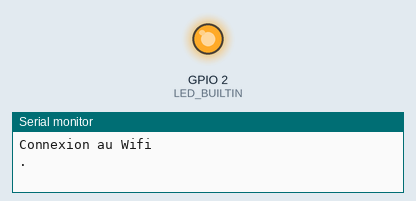
Bench run of a program on a simulated ESP8266 (NodeMCU). Parts: output pins drawn as LEDs (lit = HIGH, except the on-board LED, lit = LOW), the last lines printed to the serial monitor. WiFi joins after 1.5 s; servers stay silent unless stated; no MQTT or app messages arrive unless stated. At 3.6 s the program puts the board to deep sleep or switches it off; the recording ends there.

Above: at 0.2 s.
At 1.7 s:
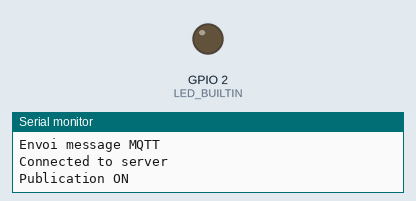
Timing chart, 0 to 3.0 s (numbered marks = the images above):
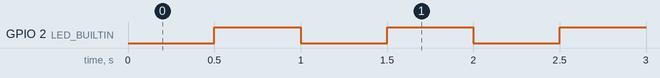

The program:

main.cpp
```cpp
#include <Arduino.h>
#include <Ticker.h>
#include <PubSubClient.h>
#include "WifiManagement.h"

const char *ssidWifi = "";
const char *passwordWifi = "";
const char *serveurMqtt = "192.168.10.200";

String nomDevice = "MobilePIR";
String categorieDevice = "Capteurs";

WiFiClient clientWifi;
IPAddress adresseIP;

PubSubClient clientMqtt(clientWifi);

Ticker ticker;

void blink()
{
  //Inversion de l'état de la led
  int state = digitalRead(LED_BUILTIN); // récupération de son état
  digitalWrite(LED_BUILTIN, !state);    // on le positionne en opposition d'état
}

void connecterAuServeurMQTT()
{
  if (clientMqtt.connect(nomDevice.c_str()))
  {
    Serial.println("Connected to server");
  }
  else
    Serial.println("I think connection failed!");
}

void envoyerLeMessageMQTT()
{
  Serial.println(F("Envoi message MQTT"));

  String topic = "Maison/" + categorieDevice + "/" + nomDevice + "/FromObject/State";
  if (!clientMqtt.connected())
  {
    connecterAuServeurMQTT();
  }
  Serial.println(F("Publication ON"));
  clientMqtt.publish(topic.c_str(), "1");
  delay(2000);
  Serial.println(F("Publication OFF"));
  clientMqtt.publish(topic.c_str(), "0");
}

void setup()
{
  // Fait clignoter la LED intégré durant la connexion au réseau WiFi - Blink Bleu Led during WiFi connexion
  pinMode(LED_BUILTIN, OUTPUT);
  ticker.attach(0.5, blink);

  Serial.begin(115200);

  adresseIP = connectToWifi(ssidWifi, passwordWifi);
  clientMqtt.setServer(serveurMqtt, 1883);

  envoyerLeMessageMQTT();

  Serial.println("Je m'endors");
  ticker.detach();
  digitalWrite(LED_BUILTIN, LOW);

  ESP.deepSleep(0);
}

void loop()
{
}
```

WifiManagement.h
```cpp
#include <ESP8266WiFi.h>

IPAddress connectToWifi(const char* ssid,const char* password)
{
    Serial.println("");
    Serial.println(F("Connexion au Wifi ") + String(ssid));

    WiFi.begin(ssid, password);

    // Tant que non connecté
    while (WiFi.status() != WL_CONNECTED)
    {
        Serial.print(".");
        delay(500);
    }

    // Connexion réussie
    IPAddress adresseIP = WiFi.localIP();
    Serial.println("");
    Serial.println(F("Connexion WiFi OK"));
    Serial.print(F("Adresse IP : "));
    Serial.println(adresseIP);
    Serial.println("");
    return adresseIP;
}
```

Measured:
- by itself, GPIO 2 (LED_BUILTIN): goes 3 × (HIGH 0.50 s, LOW 0.50 s), HIGH 0.05 s, then LOW
